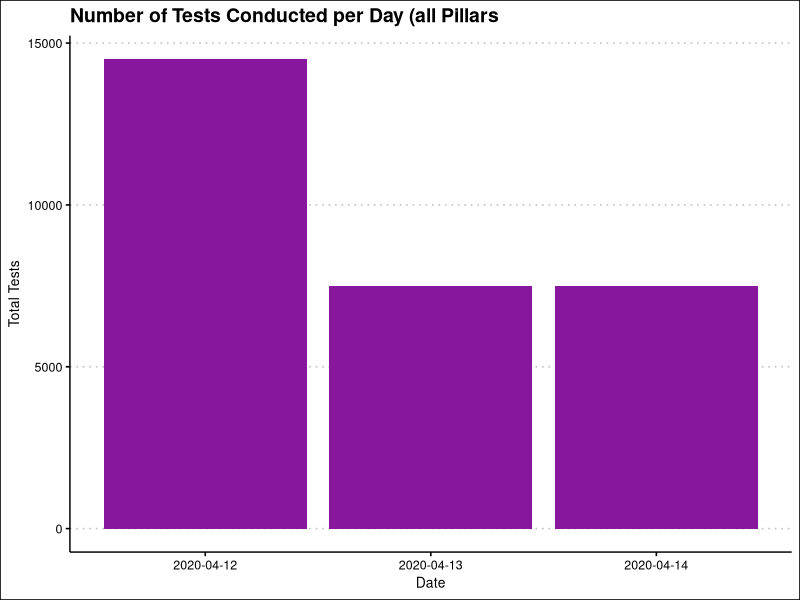

Write the R code that produced this figure.
## ---- chunk 1
library(readr)
library(dplyr)
figures <- read.csv('uk_daily_tests.csv')
figures
## ---- chunk 2
figures <- figures %>% mutate(`Total Tests`=`Pillar.1.Tests` + `Pillar.2.Tests` + `Pillar.4.Tests`)
figures
## ---- chunk 3
p1People <- 9393/2
p1People
p1Tests <- 12081/2
p1Tests
p2People <- 2486/2
p2People
p2Tests <- 2486/2
p4Tests <- 415/2
p4Tests

## ---- chunk 4
library(ggplot2)
library(ggthemes)

totalTestBar <- ggplot(figures, aes(x=Date, y=`Total Tests`)) + geom_bar(stat='identity', fill='#87189D') + ggtitle('Number of Tests Conducted per Day (all Pillars') + theme_clean()
totalTestBar
